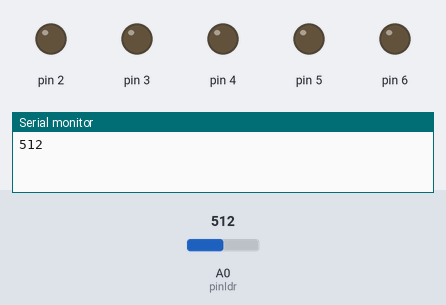
The sketch below on a simulated Arduino Uno, built with avr-gcc and run on an emulated ATmega328P. On the bench: output pins drawn as LEDs (lit = HIGH), the last lines printed to the serial monitor. The inputs (shaded band) are chosen by the test bench; at power-on: A0 (pinldr) = 512.

Above: at 0.1 s.
At 0.6 s:
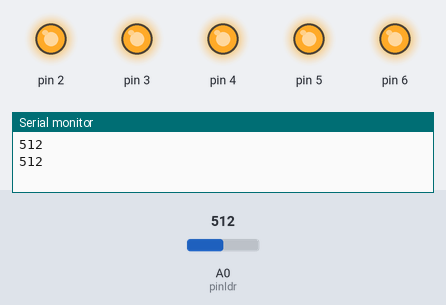
Timing chart, 0 to 2.1 s (numbered marks = the images above):
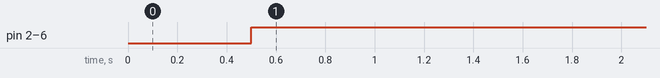

The sketch:

luznoturna.ino
```cpp
#define pinldr A0

void setup() {
  pinMode(2, OUTPUT);
  pinMode(3, OUTPUT);
  pinMode(4, OUTPUT);
  pinMode(5, OUTPUT);
  pinMode(6, OUTPUT);
  Serial.begin(9600);
}

void loop() {

  int valorLDR = analogRead(A0);  //Lê o valor do sensor
  Serial.println(valorLDR);         // Printa no serial o valor
  delay(500);                       // espera 0,5 s

  if(valorLDR < 270){             // o valor 650 você troca de acordo com o ambiente, teste antes vendo o serial.
    digitalWrite(2,LOW);
    digitalWrite(3,LOW);
    digitalWrite(4,LOW);
    digitalWrite(5,LOW);
    digitalWrite(6,LOW);
  }else{
    digitalWrite(2,HIGH);
    digitalWrite(3,HIGH);
    digitalWrite(4,HIGH);
    digitalWrite(5,HIGH);
    digitalWrite(6,HIGH);
  }
}
```

Measured:
- by itself, pin 2–6: LOW → HIGH at 0.50 s
